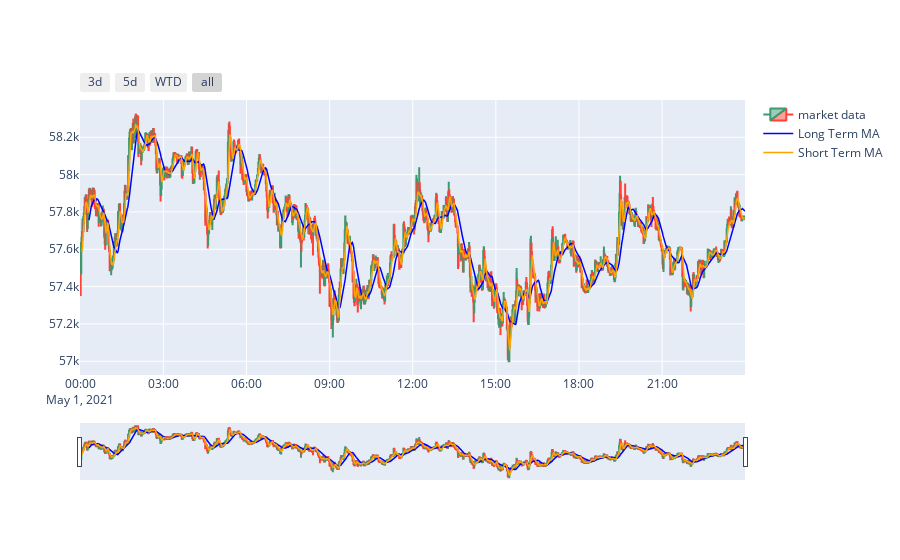

Here is the notebook cell this chart was saved with:
### Markdown cell above
#### Moving Average

### Code cell
df['MA5'] = df['close'].rolling(5).mean()
df['MA20'] = df['close'].rolling(20).mean()

df = df.loc['2021-05-01']

# Declaro figura
fig = go.Figure()
 
# Velas
fig.add_trace(go.Candlestick(x=df.index,
                             open=df['open'],
                             high=df['high'],
                             low=df['low'],
                             close=df['close'], 
                             name = 'market data'))
 
# Agrego MA al grafico
fig.add_trace(go.Scatter(x=df.index, y=df['MA20'],line=dict(color='blue', width=1.5), name = 'Long Term MA'))
fig.add_trace(go.Scatter(x=df.index, y=df['MA5'],line=dict(color='orange', width=1.5), name = 'Short Term MA'))
 
fig.update_xaxes(
    rangeslider_visible=True,
    rangeselector=dict(
        buttons=list([
            dict(count=3, label="3d", step="day", stepmode="backward"),
            dict(count=5, label="5d", step="day", stepmode="backward"),
            dict(count=7, label="WTD", step="day", stepmode="todate"),
            dict(step="all")
        ])
    )
)
 
fig.show()

### Figure 1 — Plotly figure (JSON) as saved in the notebook; plotly's stock layout.template omitted (floating-point values rounded to 4 significant figures; data arrays with more than 128 entries replaced by an {"elided": "..."} marker saying what was removed)
{"data": [{"close": {"elided": "1439 float values"}, "high": {"elided": "1439 float values"}, "low": {"elided": "1439 float values"}, "name": "market data", "open": {"elided": "1439 float values"}, "type": "candlestick", "x": {"elided": "1439 str values"}}, {"line": {"color": "blue", "width": 1.5}, "name": "Long Term MA", "type": "scatter", "x": {"elided": "1439 str values"}, "y": {"elided": "1439 float values"}}, {"line": {"color": "orange", "width": 1.5}, "name": "Short Term MA", "type": "scatter", "x": {"elided": "1439 str values"}, "y": {"elided": "1439 float values"}}], "layout": {"xaxis": {"rangeselector": {"buttons": [{"count": 3, "label": "3d", "step": "day", "stepmode": "backward"}, {"count": 5, "label": "5d", "step": "day", "stepmode": "backward"}, {"count": 7, "label": "WTD", "step": "day", "stepmode": "todate"}, {"step": "all"}]}, "rangeslider": {"visible": true}}}}
